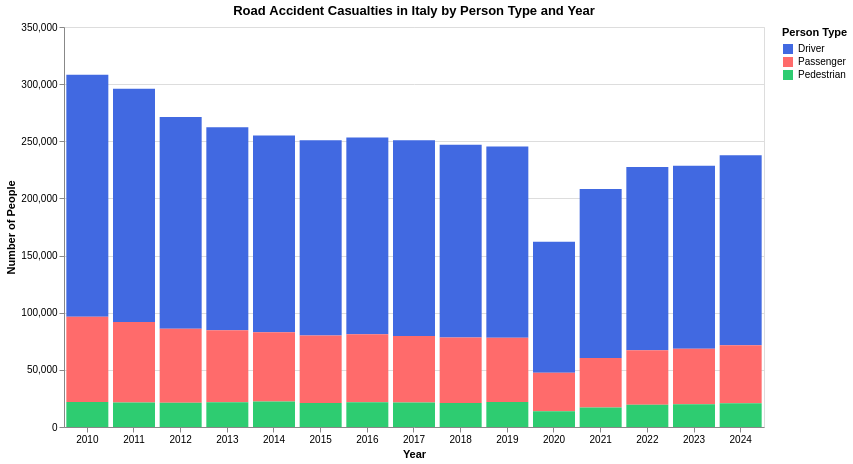

Here is the notebook cell this chart was saved with:
### Code cell
# Create enhanced interactive Altair chart with all dropdown menus

# Create dropdown for region selection
region_dropdown = alt.binding_select(
    options=['All Regions'] + sorted(chart_data_enhanced[chart_data_enhanced['Territory'] != 'All Regions']['Territory'].unique().tolist()),
    name='Select Region: '
)
region_selection = alt.selection_point(
    fields=['Territory'],
    bind=region_dropdown,
    value='All Regions'
)

# Create dropdown for metric selection (Killed or Injured)
metric_dropdown = alt.binding_select(
    options=['Killed', 'Injured'],
    name='Select Metric: '
)
metric_selection = alt.selection_point(
    fields=['Result (DESC)'],
    bind=metric_dropdown,
    value='Injured'
)

# Create dropdown for display type (Total Counts or Per 100,000)
display_dropdown = alt.binding_select(
    options=['Total Counts', 'Per 100,000 Inhabitants'],
    name='Display As: '
)
display_selection = alt.selection_point(
    fields=['Metric_Type'],
    bind=display_dropdown,
    value='Total Counts'
)

# Create the stacked bar chart with dynamic y-axis
chart_enhanced = alt.Chart(chart_data_enhanced).mark_bar().encode(
    x=alt.X('TIME_PERIOD:O', 
            title='Year',
            axis=alt.Axis(labelAngle=0)),
    y=alt.Y('Value:Q', 
            title='Number of People',
            stack='zero'),
    color=alt.Color('Person class:N',
                   title='Person Type',
                   scale=alt.Scale(
                       domain=['Driver', 'Passenger', 'Pedestrian'],
                       range=['#4169E1', '#FF6B6B', '#2ECC71']
                   )),
    tooltip=[
        alt.Tooltip('TIME_PERIOD:O', title='Year'),
        alt.Tooltip('Person class:N', title='Person Type'),
        alt.Tooltip('Result (DESC):N', title='Metric'),
        alt.Tooltip('Territory:N', title='Region'),
        alt.Tooltip('Metric_Type:N', title='Display Type'),
        alt.Tooltip('Observation:Q', title='Count', format=','),
        alt.Tooltip('Value:Q', title='Value', format=',.2f')
    ]
).add_params(
    region_selection,
    metric_selection,
    display_selection
).transform_filter(
    region_selection
).transform_filter(
    metric_selection
).transform_filter(
    display_selection
).properties(
    width=700,
    height=400,
    title='Road Accident Casualties in Italy by Person Type and Year'
)

chart_enhanced

### Figure 1 — Vega-Lite specification as saved in the notebook (floating-point values rounded to 4 significant figures; data arrays with more than 128 entries replaced by an {"elided": "..."} marker saying what was removed)
{"config": {"view": {"continuousWidth": 300, "continuousHeight": 300}}, "data": {"name": "data-ded720ad36dcccc5e303d186e2b0d52b"}, "mark": {"type": "bar"}, "encoding": {"color": {"field": "Person class", "scale": {"domain": ["Driver", "Passenger", "Pedestrian"], "range": ["#4169E1", "#FF6B6B", "#2ECC71"]}, "title": "Person Type", "type": "nominal"}, "tooltip": [{"field": "TIME_PERIOD", "title": "Year", "type": "ordinal"}, {"field": "Person class", "title": "Person Type", "type": "nominal"}, {"field": "Result (DESC)", "title": "Metric", "type": "nominal"}, {"field": "Territory", "title": "Region", "type": "nominal"}, {"field": "Metric_Type", "title": "Display Type", "type": "nominal"}, {"field": "Observation", "format": ",", "title": "Count", "type": "quantitative"}, {"field": "Value", "format": ",.2f", "title": "Value", "type": "quantitative"}], "x": {"axis": {"labelAngle": 0}, "field": "TIME_PERIOD", "title": "Year", "type": "ordinal"}, "y": {"field": "Value", "stack": "zero", "title": "Number of People", "type": "quantitative"}}, "height": 400, "params": [{"name": "param_12", "select": {"type": "point", "fields": ["Territory"]}, "bind": {"input": "select", "options": ["All Regions", "'Valle d\"'Aosta / Vallée d\"'Aoste'", "Abruzzo", "Basilicata", "Calabria", "Campania", "Emilia-Romagna", "Friuli-Venezia Giulia", "Lazio", "Liguria", "Lombardia", "Marche", "Molise", "Piemonte", "Provincia Autonoma Bolzano / Bozen", "Provincia Autonoma Trento", "Puglia", "Sardegna", "Sicilia", "Toscana", "Trentino Alto Adige / Südtirol", "Umbria", "Veneto"], "name": "Select Region: "}, "value": "All Regions"}, {"name": "param_13", "select": {"type": "point", "fields": ["Result (DESC)"]}, "bind": {"input": "select", "options": ["Killed", "Injured"], "name": "Select Metric: "}, "value": "Injured"}, {"name": "param_14", "select": {"type": "point", "fields": ["Metric_Type"]}, "bind": {"input": "select", "options": ["Total Counts", "Per 100,000 Inhabitants"], "name": "Display As: "}, "value": "Total Counts"}], "title": "Road Accident Casualties in Italy by Person Type and Year", "transform": [{"filter": {"param": "param_12"}}, {"filter": {"param": "param_13"}}, {"filter": {"param": "param_14"}}], "width": 700, "$schema": "https://vega.github.io/schema/vega-lite/v5.20.1.json", "datasets": {"data-ded720ad36dcccc5e303d186e2b0d52b": {"elided": "4102 records"}}}
